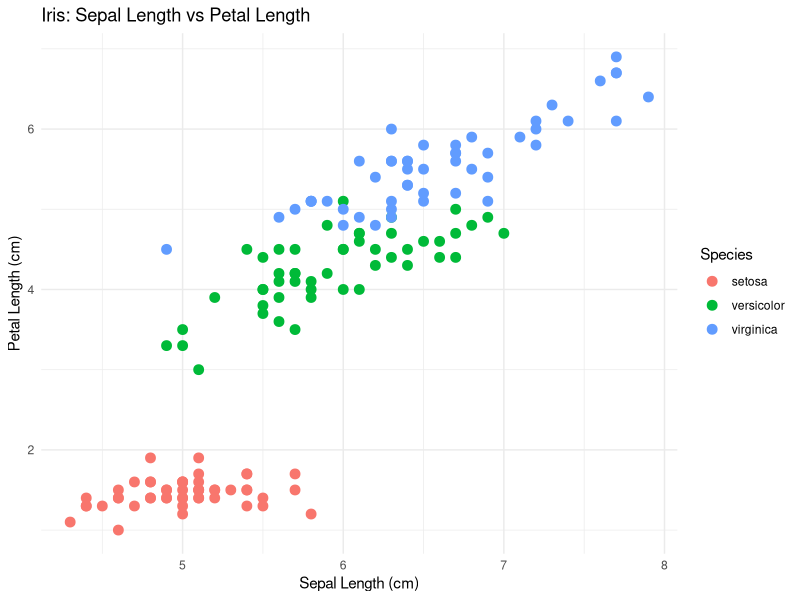

Recreate this plot in R. (Note: this script raises an error after producing the figure.)
## ---- chunk 1
   #| eval: false
   # Run this in your new project
   dir.create("data")
   dir.create("scripts")
   dir.create("output")
## ---- chunk 2
   #| eval: false
   # scripts/iris_analysis.R

   # ========================================================================
   # Iris Dataset Analysis
   # Author: Your Name
   # Date: Today's Date
   # ========================================================================

   # Setup
   library(tidyverse)
   library(here)

   # Load data (built-in dataset)
   data("iris")

   # Quick exploration
   glimpse(iris)
   summary(iris)

   # Analysis
   species_summary <- iris %>%
     group_by(Species) %>%
     summarise(
       mean_sepal_length = mean(Sepal.Length),
       mean_petal_length = mean(Petal.Length),
       count = n()
     )

   print(species_summary)

   # Visualization
   scatter_plot <- ggplot(iris, aes(x = Sepal.Length, y = Petal.Length, color = Species)) +
     geom_point(size = 3) +
     labs(
       title = "Iris: Sepal Length vs Petal Length",
       x = "Sepal Length (cm)",
       y = "Petal Length (cm)"
     ) +
     theme_minimal()

   print(scatter_plot)

   # Save results
   write_csv(species_summary, here("output", "species_summary.csv"))
   ggsave(here("output", "iris_scatter.png"), scatter_plot, width = 8, height = 6)
